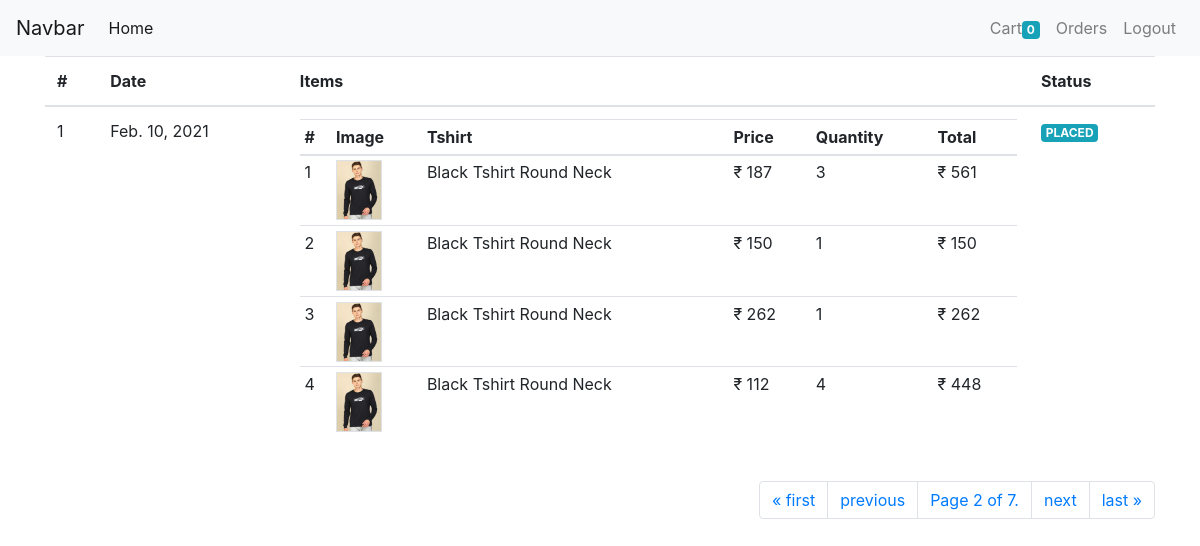
/orders/?page=2 (signed in), run on the app's committed database.
### store/models/order.py (models this page shows)
class Order(models.Model):
    orderStatus=(
        ('PENDING','Pending' ),
        ('PLACED','Placed'),
        ('CANCELED','Canceled'),
        ('COMPLETED','Completed'),
    )
    method=(
        ('ONLINE','Online'),
    )
    order_status=models.CharField(max_length=15,choices=orderStatus)
    payment_method=models.CharField(max_length=15,choices=method)
    shipping_address=models.CharField(max_length=100,null=False)
    phone=models.CharField(max_length=10,null=False)
    user=models.ForeignKey(User,on_delete=models.CASCADE)
    total=models.IntegerField(null=False)
    date=models.DateTimeField(null=False,auto_now_add=True)

class OrderItem(models.Model):
    order=models.ForeignKey(Order,on_delete=models.CASCADE)
    tshirt=models.ForeignKey(Tshirt,on_delete=models.CASCADE)
    size=models.ForeignKey(SizeVariant,on_delete=models.CASCADE)
    quantity=models.IntegerField(null=False)
    price=models.IntegerField(null=False)
    date=models.DateTimeField(null=False,auto_now_add=True)

### store/models/tshirt.py (models this page shows, shortened)
class Tshirt(models.Model):
    name=models.CharField(max_length=50,null=False)
    slug=models.CharField(max_length=200,null=False,unique=True,default="")
    description=models.CharField(max_length=500,null=True)
    discount=models.IntegerField(default=0)
    image= models.ImageField(upload_to='upload/images',null=False)
    occasion=models.ForeignKey(Occasion,on_delete=models.CASCADE)
    brand=models.ForeignKey(Brand,on_delete=models.CASCADE)
    sleeve=models.ForeignKey(Sleeve,on_delete=models.CASCADE)
    neck_type=models.ForeignKey(NeckType,on_delete=models.CASCADE)
    ideal_for=models.ForeignKey(IdealFor,on_delete=models.CASCADE)
    color=models.ForeignKey(Color,on_delete=models.CASCADE)

### store/views/orders.py (the view)
# urls.py: path('orders/',login_required(OrderListView.as_view(),login_url='/login/'),name='orders'),
class OrderListView(ListView):
   template_name='store/orders.html'
   model=Order
   paginate_by=1
   context_object_name='orders'
   def get_queryset(self):
      return Order.objects.filter(user=self.request.user).order_by('-date').exclude(order_status='PENDING')

### store/templatetags/orders_tags.py (called while the page is built)
@register.simple_tag
def get_order_status_class(status):
    if status == "COMPLETED":
        return "success"
    elif status == "PENDING":
        return "warning"
    else:
        return "info"

### store/templatetags/tshirt_tags.py (called while the page is built)
@register.filter
def rupee(number):
    return f'₹ {number}'

@register.simple_tag
def multiply(a,b):
    return a*b

### store/templates/store/orders.html
{% extends "./base.html" %}
{% load tshirt_tags %}
{% load orders_tags %}
{% block content%}
<div class="container">
    <table class="table">
        <thead>
            <tr>
                <th>#</th>
                <th>Date</th>
                <th>Items</th>
                <th>Status</th>
            </tr>
        </thead>
        <tbody>
            {% for order in orders %}
            <tr>
                <td> {{forloop.counter}}</td>
                <td>{{order.date|date}}</td>
                <td>
                    <table class="table table-sm">
                        <thead>
                            <tr>
                                <th>#</th>
                                <th>Image</th>
                                <th>Tshirt</th>
                                <th>Price</th>
                                <th>Quantity</th>
                                <th>Total</th>
                            </tr>
                        </thead>
                        <tbody>
                            {% for oi in order.orderitem_set.all %}
                               <tr>
                                   <td>{{forloop.counter}}</td>
                                   <td><img height="60px" class="border" src="{{oi.tshirt.image.url}}" alt=""></td>
                                   <td>{{oi.tshirt.name}}</td>
                                   <td>{{oi.price|rupee}}</td>
                                   <td>{{oi.quantity}}</td>
                                   <td>{% multiply oi.quantity oi.price as result%}{{result|rupee}}</td>
                               </tr>
                            {% endfor %}
                        </tbody>
                    </table>
                </td>
                    <td>
                        <span class="badge badge-{% get_order_status_class order.order_status %}" >{{order.order_status}}</span>
                    </td>
            </tr>
            {% endfor %}
        </tbody>
    </table>
    <nav aria-label="Page navigation " class="mt-2">
        <ul class="pagination justify-content-end">
          {% if page_obj.has_previous %}
                <li class="page-item"><a class="page-link" href="?1">&laquo; first</a></li>
                <li class="page-item"><a class="page-link" href="?page={{ page_obj.previous_page_number }}">previous</a></li>
          {% endif %}
          <li class="page-item">
              <a href="" class="page-link">Page {{ page_obj.number }} of {{ page_obj.paginator.num_pages }}.</a>
          </li>
          {% if page_obj.has_next %}
              <li class="page-item"><a class="page-link" href="?page={{page_obj.next_page_number }}">next</a></li>
              <li class="page-item"><a class="page-link" href="?page={{page_obj.paginator.num_pages }}">last &raquo;</a></li>
          {% endif %}
        </ul>
    </nav>
</div>
{% endblock %}

### data on the page
Order: date "Feb. 10, 2021", order_status "PLACED"
OrderItem: tshirt.image (picture), tshirt.name "Black Tshirt Round Neck", price "₹ 187", quantity "3", result "₹ 561"
OrderItem: tshirt.image (picture), tshirt.name "Black Tshirt Round Neck", price "₹ 150", quantity "1", result "₹ 150"
OrderItem: tshirt.image (picture), tshirt.name "Black Tshirt Round Neck", price "₹ 262", quantity "1", result "₹ 262"
OrderItem: tshirt.image (picture), tshirt.name "Black Tshirt Round Neck", price "₹ 112", quantity "4", result "₹ 448"

### other printed values
{{ request.session.cart|length }} "0"
{{ page_obj.number }} "2"
{{ page_obj.paginator.num_pages }} "7"
